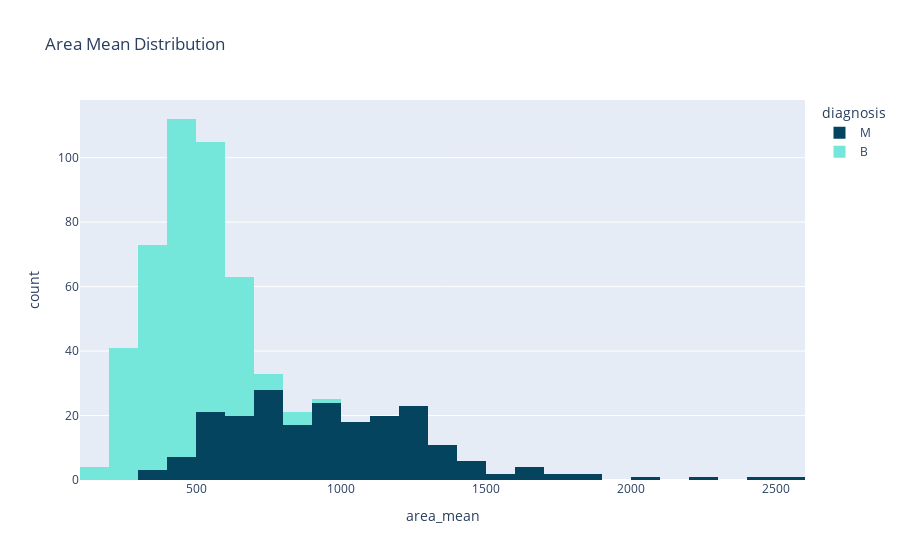

Source (notebook cell):
### Code cell
px.histogram(breast, x='area_mean', title='Area Mean Distribution', color='diagnosis', color_discrete_sequence=['#05445E','#75E6DA'])

### Figure 1 — Plotly figure (JSON) as saved in the notebook; plotly's stock layout.template omitted (floating-point values rounded to 4 significant figures; data arrays with more than 128 entries replaced by an {"elided": "..."} marker saying what was removed)
{"data": [{"bingroup": "x", "hovertemplate": "diagnosis=M<br>area_mean=%{x}<br>count=%{y}<extra></extra>", "legendgroup": "M", "marker": {"color": "#05445E", "pattern": {"shape": ""}}, "name": "M", "orientation": "v", "showlegend": true, "type": "histogram", "x": {"elided": "212 float values"}, "xaxis": "x", "yaxis": "y"}, {"bingroup": "x", "hovertemplate": "diagnosis=B<br>area_mean=%{x}<br>count=%{y}<extra></extra>", "legendgroup": "B", "marker": {"color": "#75E6DA", "pattern": {"shape": ""}}, "name": "B", "orientation": "v", "showlegend": true, "type": "histogram", "x": {"elided": "357 float values"}, "xaxis": "x", "yaxis": "y"}], "layout": {"barmode": "relative", "legend": {"title": {"text": "diagnosis"}, "tracegroupgap": 0}, "title": {"text": "Area Mean Distribution"}, "xaxis": {"anchor": "y", "domain": [0, 1], "title": {"text": "area_mean"}}, "yaxis": {"anchor": "x", "domain": [0, 1], "title": {"text": "count"}}}}
